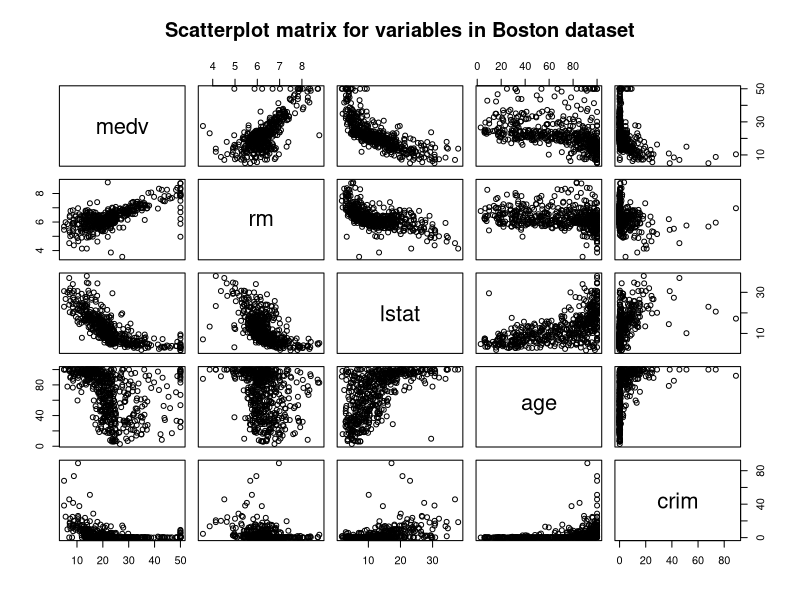
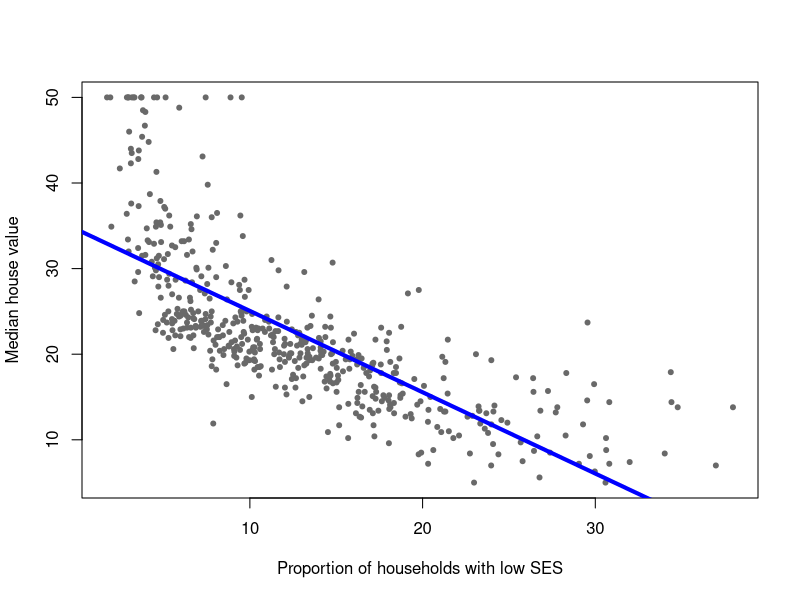
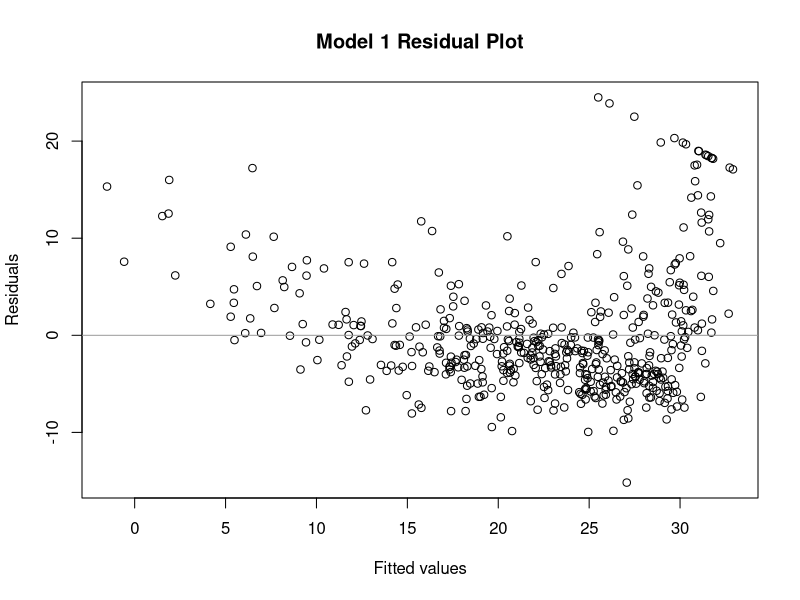
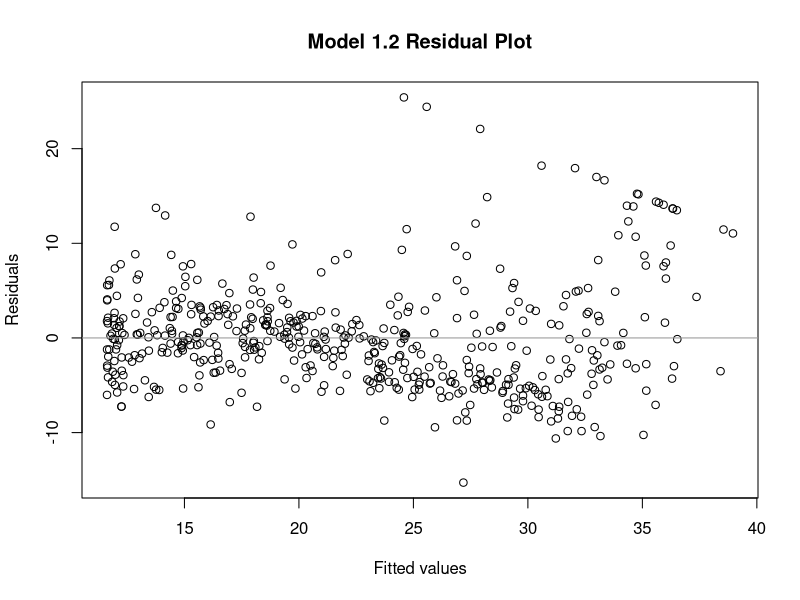
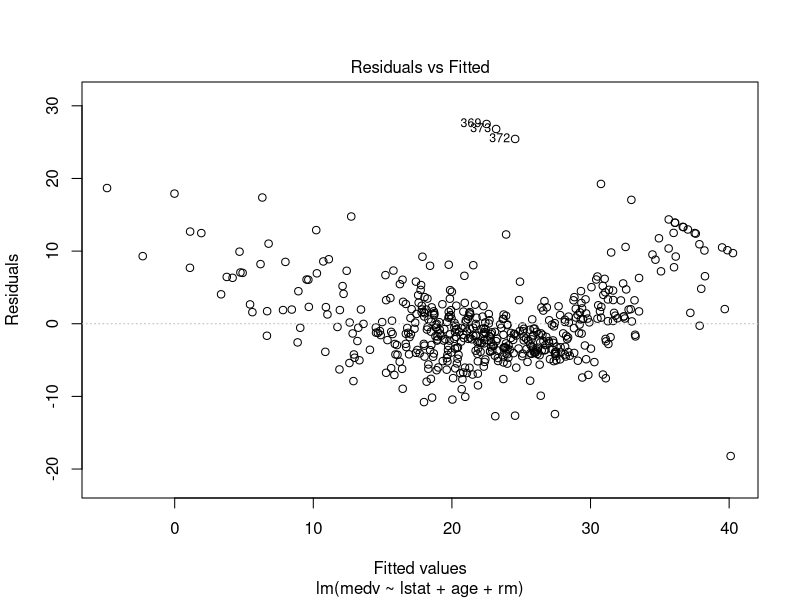

Generate these figures, in order, with R:
install.packages("MASS")

library(MASS)
data(Boston)

#### Exploratory Data Analysis ####
pairs(subset(Boston, select = c("medv", "rm", "lstat", "age", "crim")),
      main = "Scatterplot matrix for variables in Boston dataset")

#### Simple Linear Regression ####
mod1 <- lm(medv ~ lstat, data = Boston)

mod1
summary(mod1)

plot(Boston$medv ~ Boston$lstat,
     xlab = "Proportion of households with low SES",
     ylab = "Median house value",
     pch = 20, col = "dimgray")
abline(a = mod1$coefficients[1], b = mod1$coefficients[2],
       col = "blue", lwd = 4)

plot(mod1$residuals ~ mod1$fitted.values, main = "Model 1 Residual Plot",
     xlab = "Fitted values", ylab = "Residuals")
abline(a = 0, b = 0, col = "gray60")

#### Multiple Linear Regression ####
mod1sq <- lm(medv ~ lstat + I(lstat^2), data = Boston)
summary(mod1sq)

plot(mod1sq$residuals ~ mod1sq$fitted.values, main = "Model 1.2 Residual Plot",
     xlab = "Fitted values", ylab = "Residuals")
abline(a = 0, b = 0, col = "gray60")

mod2 <- lm(medv ~ lstat + age + rm, data = Boston)
summary(mod2)

plot(mod2, which = 1, add.smooth = F)

anova(mod1, mod2)

nullModel <- lm(medv ~ 1, data = Boston)
anova(nullModel, mod2)

#### Categorical Predictors ####
mod3 <- lm(medv ~ lstat + rm + chas, data = Boston)
summary(mod3)

data(iris)
names(iris)

is(iris$Species)
table(iris$Species)

irismod1 <- lm(Sepal.Length ~ . - Species, data = iris)
summary(irismod1)

irismod2 <- lm(Sepal.Length ~ ., data = iris)
summary(irismod2)

head(iris$Species)
iris$Species <- factor(iris$Species, levels = c("versicolor", "virginica", "setosa"))
head(iris$Species)

irismod3 <- lm(Sepal.Length ~ ., data = iris)
summary(irismod3)

iris$virginica  <- as.numeric(iris$Species == 'virginica')
iris$versicolor <- as.numeric(iris$Species == 'versicolor')
iris$setosa     <- as.numeric(iris$Species == 'setosa')

irismod4 <- lm(Sepal.Length ~ . - Species - setosa, data = iris)
summary(irismod4)

#### Interactions ####
data(iris)
irismod5 <- lm(Sepal.Length ~ . + Petal.Width:Species, data = iris)
summary(irismod5)

anova(irismod2, irismod5)
